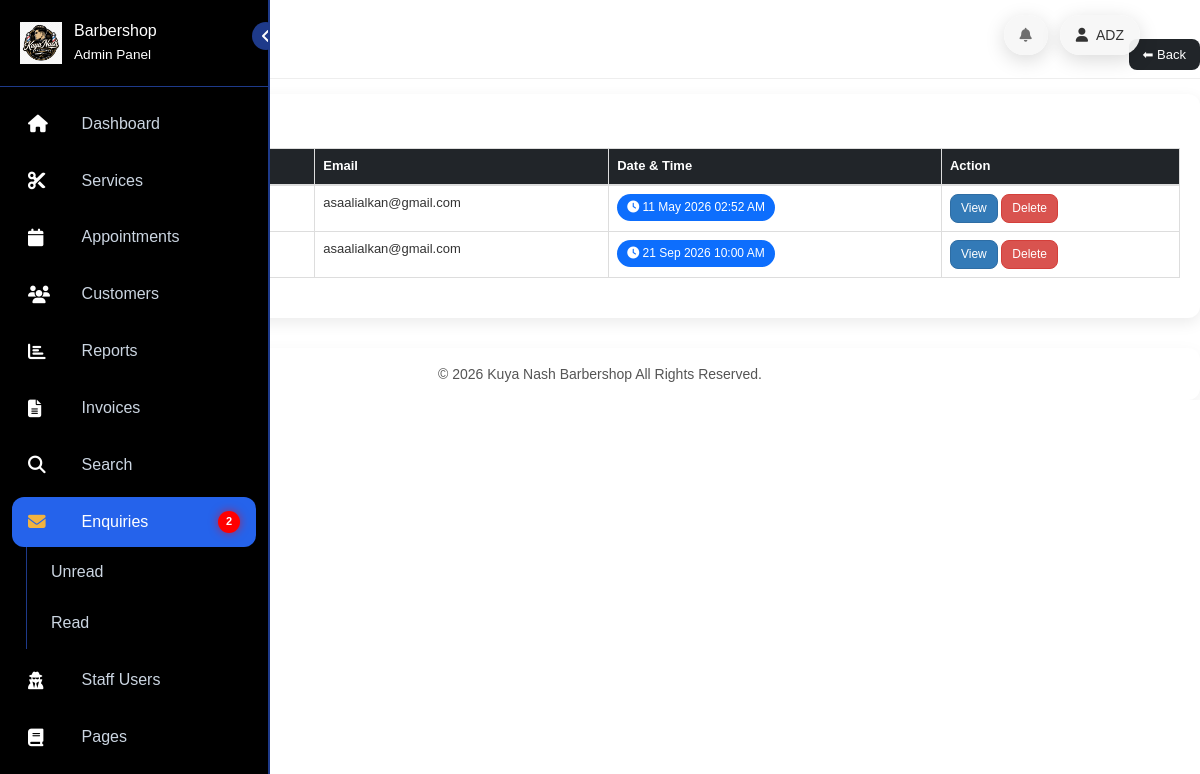
The page /admin/unreadenq.php (signed in) on the database its author committed.
### tables this page shows
CREATE TABLE `tblcontact` (
  `ID` int(10) NOT NULL,
  `FirstName` varchar(200) DEFAULT NULL,
  `LastName` varchar(200) DEFAULT NULL,
  `Phone` bigint(10) DEFAULT NULL,
  `Email` varchar(200) DEFAULT NULL,
  `Message` mediumtext DEFAULT NULL,
  `EnquiryDate` timestamp NOT NULL DEFAULT current_timestamp(),
  `IsRead` int(5) DEFAULT NULL
);

### admin/unreadenq.php (the view, shortened to what this page needs)
<!DOCTYPE HTML>
<html>
<head>
<link href="css/bootstrap.css" rel="stylesheet">
<link href="css/style.css" rel="stylesheet">
<link href="css/font-awesome.css" rel="stylesheet">
</head>
<body>
<?php include_once('includes/sidebar.php'); ?>
<?php include_once('includes/header.php'); ?>
<div id="page-wrapper">
<div class="container-box">
<div class="page-header">
    <div class="page-title">📩 Manage Unread Enquiry</div>
    <div>
        <a href="dashboard.php" class="btn-back">⬅ Back</a>
    </div>
</div>
<div class="card-box">
<h4 style="margin-bottom:15px;">Unread Enquiries</h4>
<div class="table-responsive">
<table class="table table-bordered">
<thead>
<tr>
<th>S.No</th>
<th>Name</th>
<th>Email</th>
<th>Date & Time</th>
<th>Action</th>
</tr>
</thead>
<tbody>
<?php
$ret = mysqli_query($con,"
    SELECT *
    FROM tblcontact
    WHERE IsRead IS NULL
");
$cnt = 1;
while($row = mysqli_fetch_array($ret)):
?>
<tr>
<td><?= $cnt ?></td>
<td><?= $row['FirstName'].' '.$row['LastName'] ?></td>
<td><?= $row['Email'] ?></td>
<td>
    <span class="date-badge">
        <i class="fa fa-clock-o"></i>
        <?= date("d M Y h:i A", strtotime($row['EnquiryDate'])) ?>
    </span>
</td>
<td>
    <a href="view-enquiry.php?viewid=<?= $row['ID'] ?>"
       class="btn btn-primary">View</a>
    <a href="unreadenq.php?delid=<?= $row['ID'] ?>"
       class="btn btn-danger"
       onclick="return confirm('Delete this enquiry?')">Delete</a>
</td>
</tr>
<?php $cnt++; endwhile; ?>
</tbody>
</table>
</div>
</div>
</div>
</div>
<?php include_once('includes/footer.php'); ?>
</body>
</html>

### admin/includes/header.php (shortened to what this page needs)
<?php
include('includes/dbconnection.php');
$adid = $_SESSION['bpmsaid'];
$stmt = $con->prepare("SELECT AdminName, Email FROM tbladmin WHERE ID=?");
$stmt->bind_param("i", $adid);
$stmt->execute();
$result = $stmt->get_result();
$row = $result->fetch_assoc();
$name  = $row['AdminName'] ?? 'Admin';
?>
<!DOCTYPE html>
<html>
<head>
<link href="https://cdnjs.cloudflare.com/ajax/libs/font-awesome/6.5.0/css/all.min.css" rel="stylesheet">
</head>
<body>
<div class="header">
  <div class="icon" onclick="toggleMenu('notifMenu')">
    <i class="fa fa-bell"></i>
  </div>
  <div class="profile-trigger" onclick="toggleMenu('profileMenu')">
    <i class="fa fa-user"></i>
    <?= htmlspecialchars($name) ?>
  </div>
</div>
</body>
</html>

### admin/css/style.css (style rules this page uses)
h4, h5, h6, h1, h2, h3 { margin: 0; }
html, body { font-family: 'Roboto Condensed', sans-serif; font-size: 100%; overflow-x: hidden; background: #fff; }
body a { transition: 0.5s all ease; -webkit-transition: 0.5s all ease; -moz-transition: 0.5s all ease; -o-transition: 0.5s all ease; -ms-transition: 0.5s all ease; text-decoration:none; }
h1,h2,h3,h4,h5,h6 { margin:0; }
.fa { display: inline-block; font-family: FontAwesome; font-style: normal; font-weight: normal; line-height: 1; -webkit-font-smoothing: antialiased; -moz-osx-font-smoothing: grayscale; }
i.fa.fa-bell { color:#6F6F6F; }
.table > thead > tr > th, .table > tbody > tr > th, .table > tfoot > tr > th, .table > thead > tr > td, .table > tbody > tr > td, .table > tfoot > tr > td { border-top: none; }

### admin/unreadenq.php (style rules this page uses)
body { background:#f4f6f9; }
.container-box { max-width:1200px; margin:30px auto; }
.page-header { display:flex; justify-content:space-between; align-items:center; margin-bottom:15px; }
.page-title { font-size:20px; font-weight:700; color:#222; }
.btn-back { background:#212529; color:#fff; padding:8px 14px; border-radius:8px; text-decoration:none; font-size:13px; }
.card-box { background:#fff; padding:20px; border-radius:12px; box-shadow:0 5px 15px rgba(0,0,0,0.08); }
.table thead th { background:#212529; color:#fff; font-size:13px; padding:12px; }
.table tbody td { font-size:13px; padding:12px; vertical-align:middle; }
.date-badge { display:inline-block; background:#0d6efd; color:#fff; padding:5px 10px; border-radius:20px; font-size:12px; }
.btn { font-size:12px; padding:5px 10px; border-radius:8px; }

### admin/includes/sidebar.php (style rules this page uses)
:root { --black:#000; --white:#fff; --blue:#1e3a8a; --blue-light:#2563eb; --gray:#cbd5e1; }
body { margin:0; font-family:Segoe UI, sans-serif; background:var(--white); }

### admin/includes/header.php (style rules this page uses)
body { margin:0; font-family:Arial, sans-serif; }
.header { position:fixed; top:15px; right:60px; display:flex; gap:12px; z-index:9999; }
.icon, .profile-trigger { position:relative; display:flex; align-items:center; gap:8px; cursor:pointer; background:rgba(247, 247, 247, 0.95); padding:10px 16px; border-radius:25px; box-shadow:0 5px 20px rgba(0,0,0,0.15); font-size:14px; }

### rows shown on the page
tblcontact: Email "asaalialkan@gmail.com", EnquiryDate "11 May 2026 02:52 AM"
tblcontact: Email "asaalialkan@gmail.com", EnquiryDate "21 Sep 2026 10:00 AM"

### other values the page prints
$notifCount "2"
$name "ADZ"
